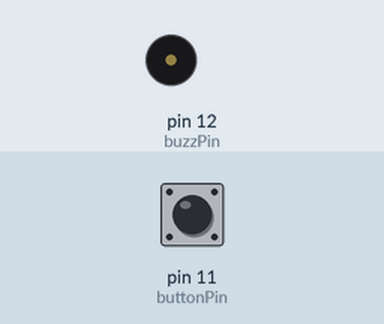
Bench run of a sketch on a simulated Arduino Uno, built with avr-gcc and run on an emulated ATmega328P. Parts: buzzer (waves = sounding, pin HIGH). Inputs (shaded band) come from the test bench; at power-on: pin 11 (buttonPin) LOW.

Above: at 1.2 s.
1.3 s: pin 11 (buttonPin) pulled HIGH for 0.15 s
At 1.4 s:
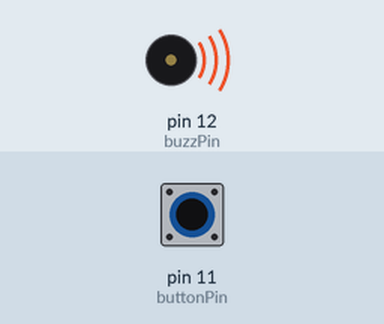
3.0 s: pin 11 (buttonPin) pulled HIGH for 3.2 s
At 7.2 s:
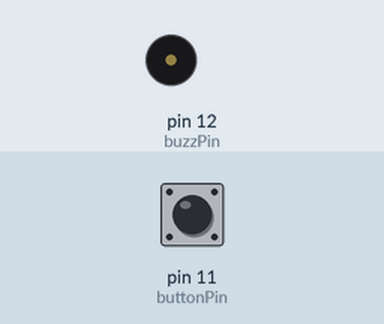
Timing chart, 0 to 8.7 s (numbered marks = the images above; inputs shaded):
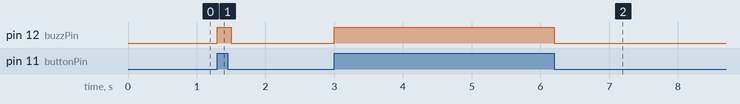

The sketch:

sketch_feb17a.ino
```cpp
/*
External PullDown Resistor

              (Dx) o/p = 0     Connect to Arduino Gnd
                |                |  if connected to
   ______/ _____|____R10K________|  external power supply
  |                              |
  |                              |
  |                              |
  |_________ + 5V -______________|
   Arduino Power/ External Power

*/


int buttonPin = 11;
int buttonVal=0;
int buzzPin = 12;

void setup()
{
  pinMode(buttonPin,INPUT);// remove comments if using extenal resistots (external pullup or external pulldown)
  pinMode(buzzPin,OUTPUT);
  Serial.begin(9600);
}

void loop()
{
  digitalWrite(buzzPin,digitalRead(buttonPin));
  delay(100);
}
```

Measured:
- after the input at 1.3 s, pin 12 (buzzPin): LOW → HIGH at once, → LOW 0.20 s later
- after the input at 3.0 s, pin 12 (buzzPin): LOW → HIGH at once, → LOW 3.2 s later
